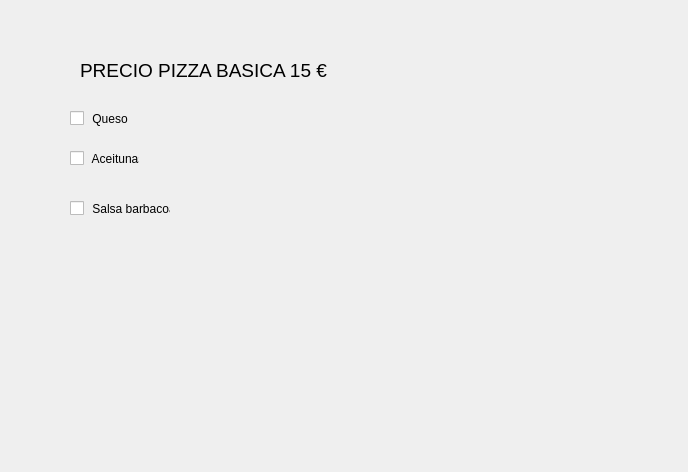
<?xml version="1.0" encoding="UTF-8"?>
<ui version="4.0">
 <class>Dialog</class>
 <widget class="QDialog" name="Dialog">
  <property name="geometry">
   <rect>
    <x>0</x>
    <y>0</y>
    <width>688</width>
    <height>472</height>
   </rect>
  </property>
  <property name="windowTitle">
   <string>Dialog</string>
  </property>
  <widget class="QLabel" name="label">
   <property name="geometry">
    <rect>
     <x>80</x>
     <y>50</y>
     <width>361</width>
     <height>41</height>
    </rect>
   </property>
   <property name="font">
    <font>
     <pointsize>14</pointsize>
    </font>
   </property>
   <property name="text">
    <string>PRECIO PIZZA BASICA 15 €</string>
   </property>
  </widget>
  <widget class="QCheckBox" name="chk_queso">
   <property name="geometry">
    <rect>
     <x>70</x>
     <y>110</y>
     <width>70</width>
     <height>17</height>
    </rect>
   </property>
   <property name="text">
    <string> Queso</string>
   </property>
  </widget>
  <widget class="QCheckBox" name="chk_aceitunas">
   <property name="geometry">
    <rect>
     <x>70</x>
     <y>150</y>
     <width>70</width>
     <height>17</height>
    </rect>
   </property>
   <property name="text">
    <string> Aceitunas</string>
   </property>
  </widget>
  <widget class="QCheckBox" name="chk_salsa">
   <property name="geometry">
    <rect>
     <x>70</x>
     <y>200</y>
     <width>101</width>
     <height>17</height>
    </rect>
   </property>
   <property name="text">
    <string> Salsa barbacoa</string>
   </property>
  </widget>
  <widget class="QLabel" name="text_show">
   <property name="geometry">
    <rect>
     <x>80</x>
     <y>310</y>
     <width>481</width>
     <height>41</height>
    </rect>
   </property>
   <property name="font">
    <font>
     <pointsize>14</pointsize>
    </font>
   </property>
   <property name="text">
    <string/>
   </property>
  </widget>
 </widget>
 <resources/>
 <connections/>
</ui>
